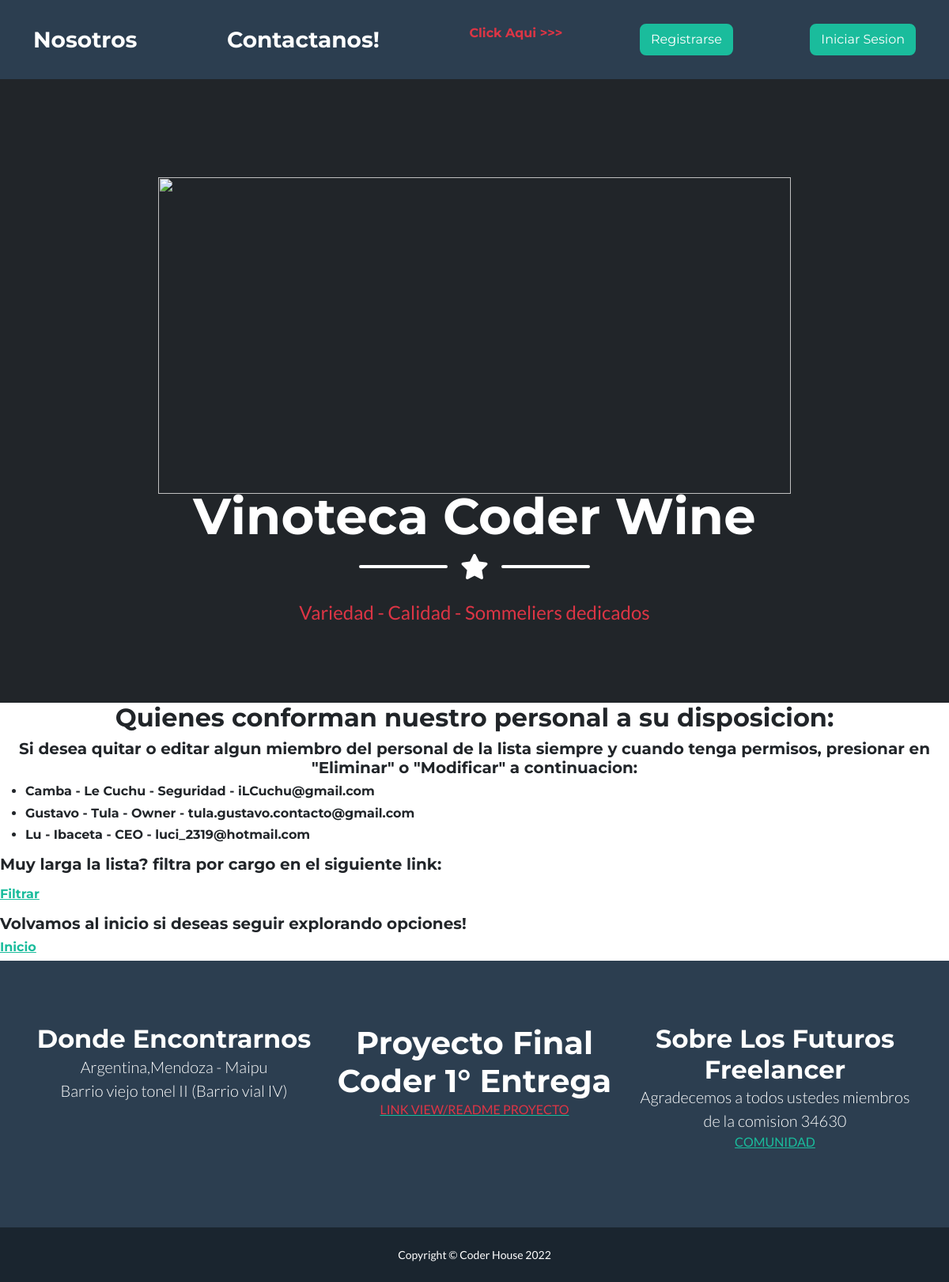
Screenshot of /app-coder/listaEquipo/ with the database file from the repository.
### AppCoder/models.py (models this page shows, shortened)
class Personal(models.Model):
    nombre = models.CharField(max_length=50)
    apellido = models.CharField(max_length=50)
    cargo = models.CharField(max_length=50)
    email = models.EmailField()
    class Meta:
        verbose_name= "Los Miembro"
        ordering = ['nombre', 'apellido','cargo','email',]
        unique_together = ['nombre', 'apellido','cargo','email',]

### AppCoder/views.py (the view)
# urls.py: path('listaEquipo/', listaEquipo, name="ListaEquipo"),
def listaEquipo(request):
    miembros = Personal.objects.all()
    return render(request, "listaEquipo.html", {"listaEquipo":miembros})

### AppCoder/templates/listaEquipo.html (shortened to what this page needs)
{% extends 'padre.html' %}
{% load static %}
{% block contenidoQueCambia %}
{% if listaEquipo %}
        <div class="text-center">
            <h2>Quienes conforman nuestro personal a su disposicion: </h2>
            <h5>Si desea quitar o editar algun miembro del personal de la lista siempre y cuando tenga permisos, presionar en "Eliminar" o "Modificar" a continuacion:</h5>
        </div>
    <ul>
        {% for personal in listaEquipo %}
        <h6><li>{{personal.nombre}} - {{personal.apellido}} - {{personal.cargo}} - {{personal.email}}</li></h6>
        {% endfor %}
    </ul>
    <h5> Muy larga la lista? filtra por cargo en el siguiente link:</h5>
    <h6><a href="{% url 'BusquedaCargo' %}">Filtrar</a></h6>
    <h5>Volvamos al inicio si deseas seguir explorando opciones!</h5>
    <h6><a href="{% url 'Inicio' %}">Inicio</a></h6>
{% else %}
    <div class="text-center">
        <h1>No hay informacion al respecto</h1>
    </div>
    <h5>Volvamos al inicio si deseas seguir explorando opciones!</h5>
    <h6><a href="{% url 'Inicio' %}">Inicio</a></h6>
{% endif %}
{% endblock contenidoQueCambia %}

### rows the page displays
Personal: nombre "Camba", apellido "Le Cuchu", cargo "Seguridad", email "iLCuchu@gmail.com"
Personal: nombre "Gustavo", apellido "Tula", cargo "Owner", email "tula.gustavo.contacto@gmail.com"
Personal: nombre "Lu", apellido "Ibaceta", cargo "CEO", email "luci_2319@hotmail.com"
